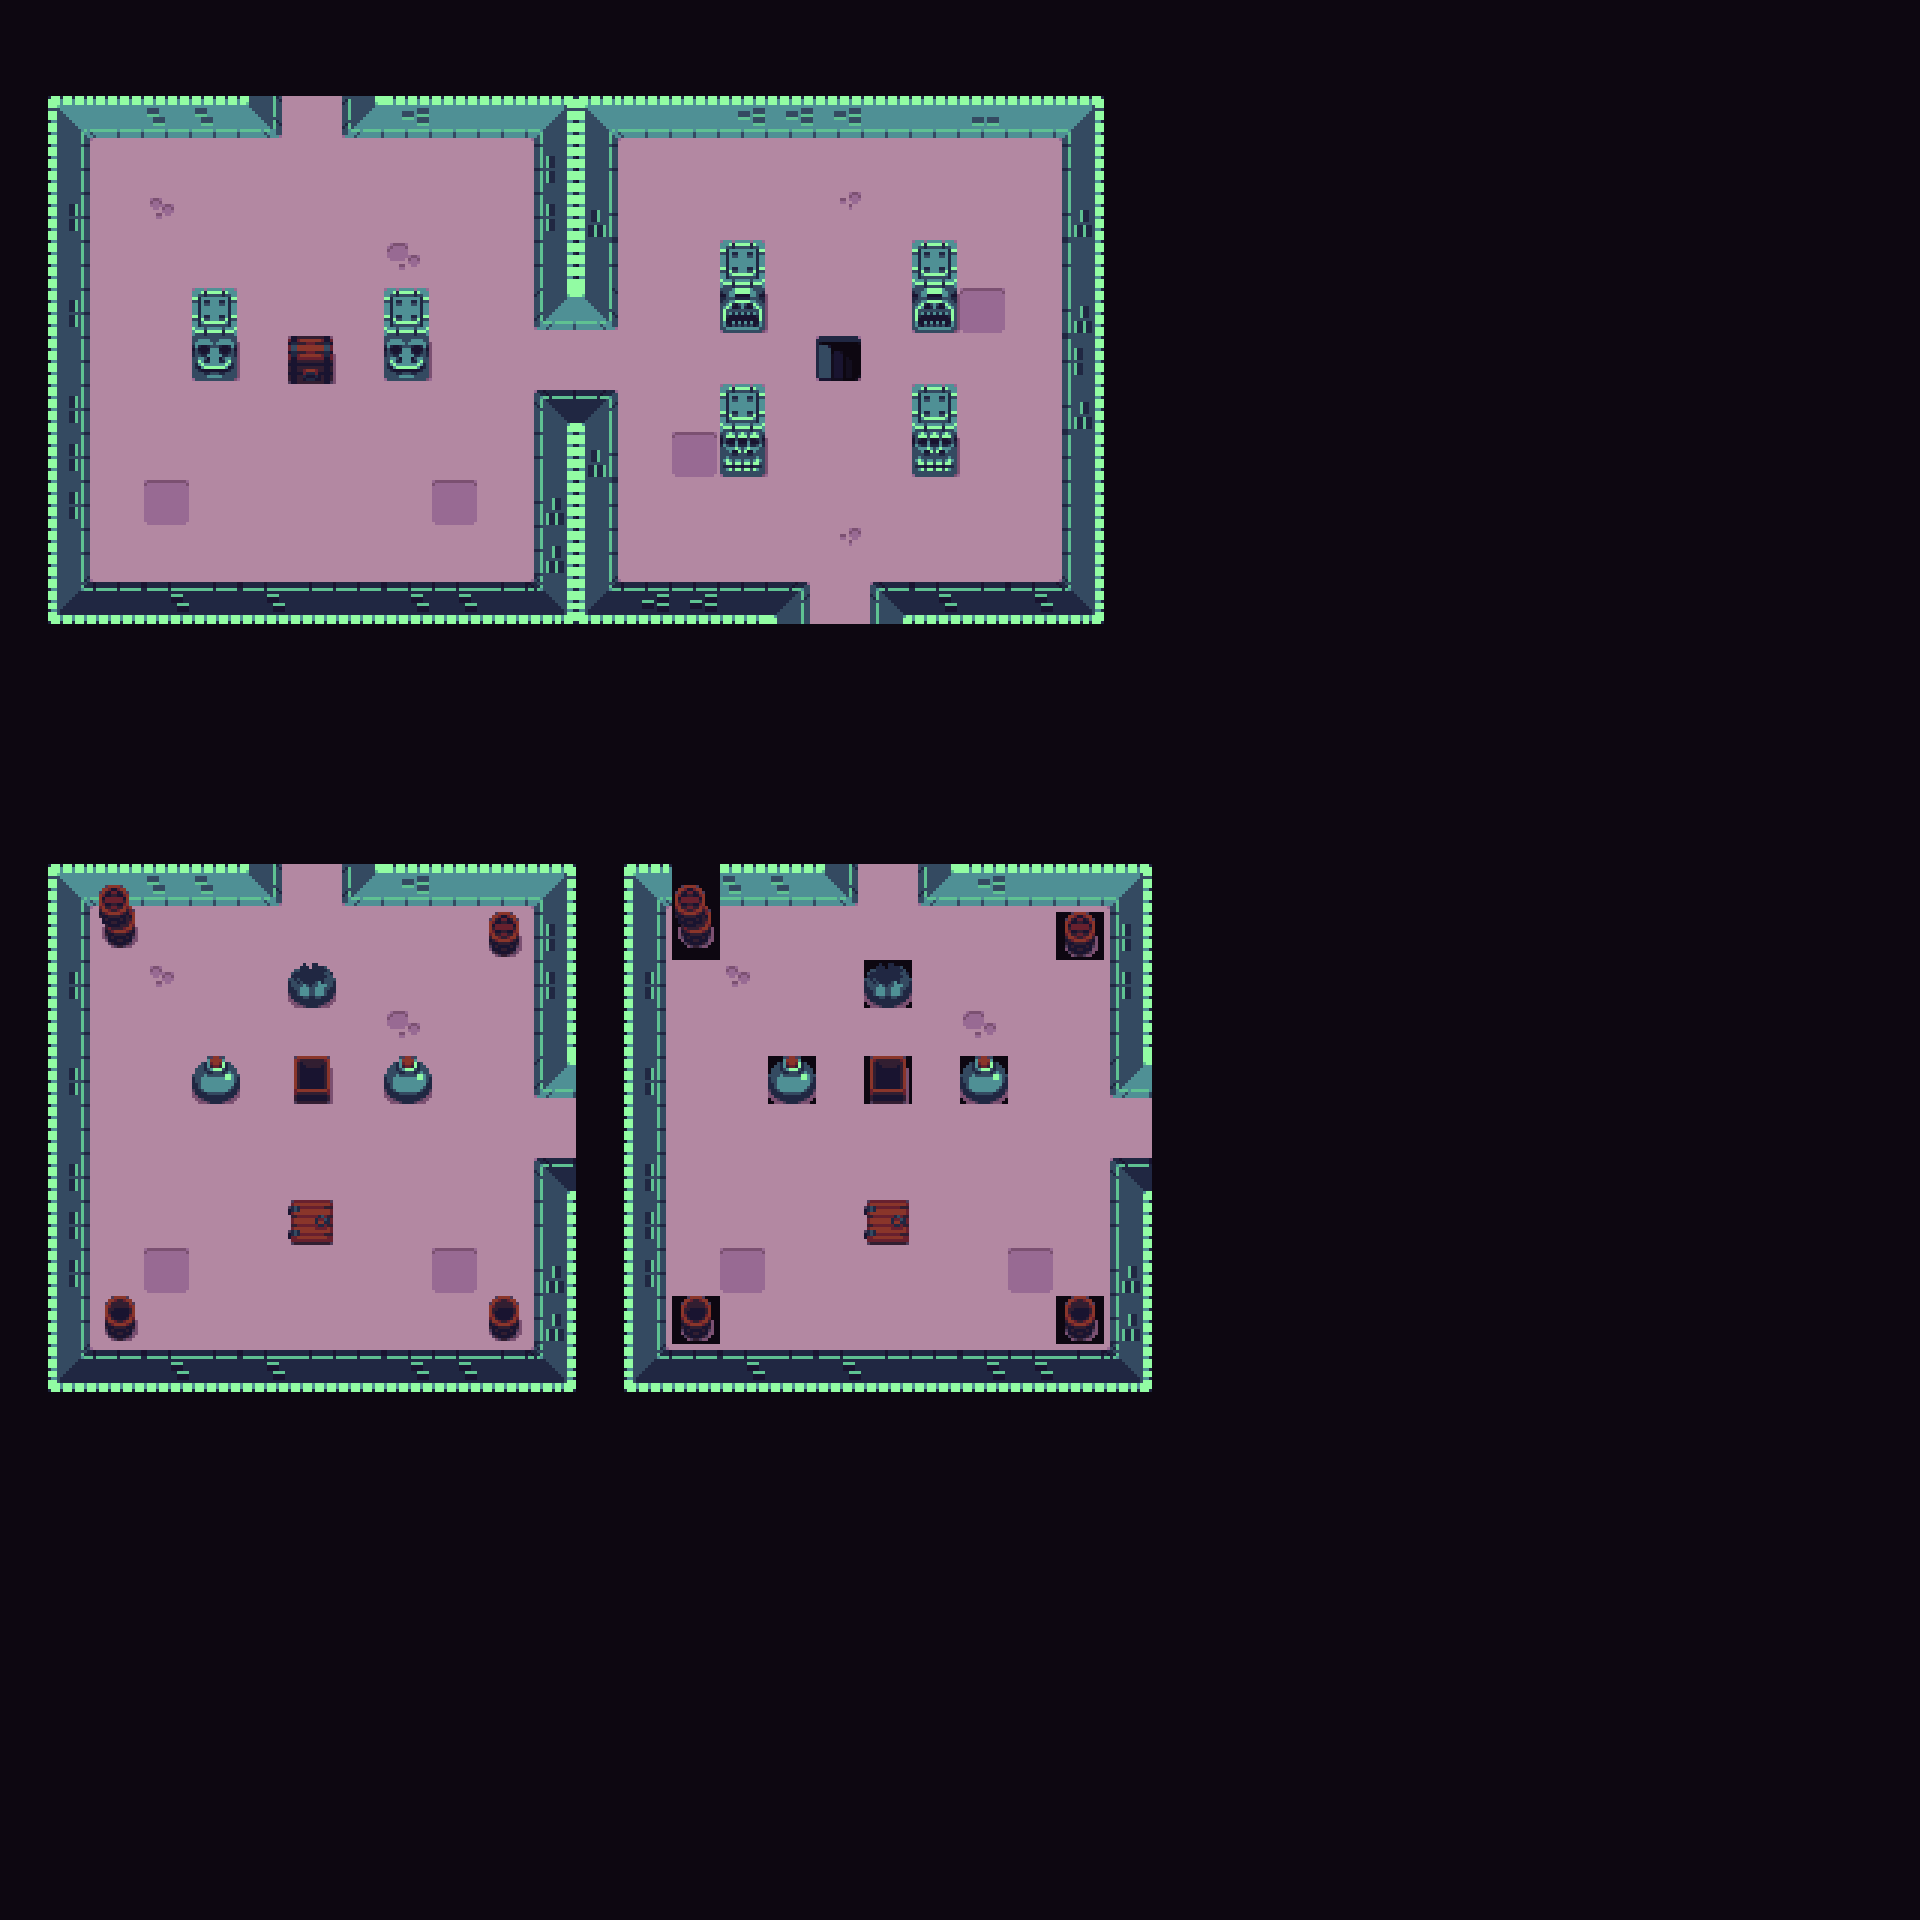

A level layout from a 2D game, rendered from its tile map. Below: a short description, then the map file with tile-grid data replaced by summaries:
An orthogonal 40x40 tile map with 48x48 px tiles, 2 tile layers (Ground, Stuff).

<map version="1.5" tiledversion="1.5.0" orientation="orthogonal" renderorder="right-down" width="40" height="40" tilewidth="48" tileheight="48" infinite="0" backgroundcolor="#0d0711" nextlayerid="3" nextobjectid="1">
 <tileset firstgid="1" name="buch-tileset-48px-extruded" tilewidth="48" tileheight="48" spacing="2" margin="1" tilecount="247" columns="19">
  <grid orientation="orthogonal" width="16" height="16" />
  <image source="../tilesets/buch-tileset-48px-extruded.png" width="950" height="650" />
 </tileset>
 <layer id="1" name="Ground" width="40" height="40">
  <data>[1600 cells, 484 non-empty, 34 distinct tile ids]</data>
 </layer>
 <layer id="2" name="Stuff" width="40" height="40">
  <data>[1600 cells, 24 non-empty, 16 distinct tile ids]</data>
 </layer>
</map>
